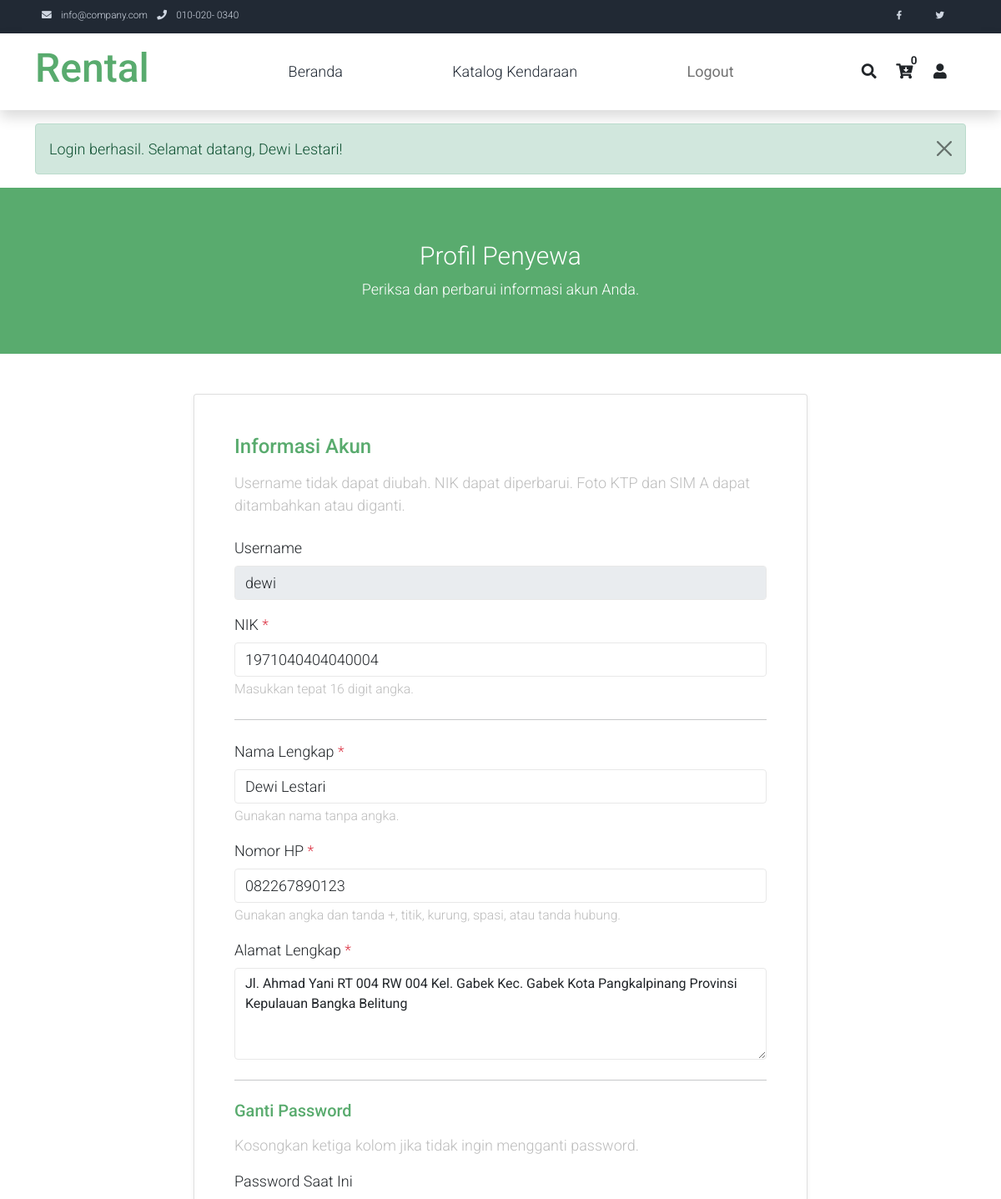
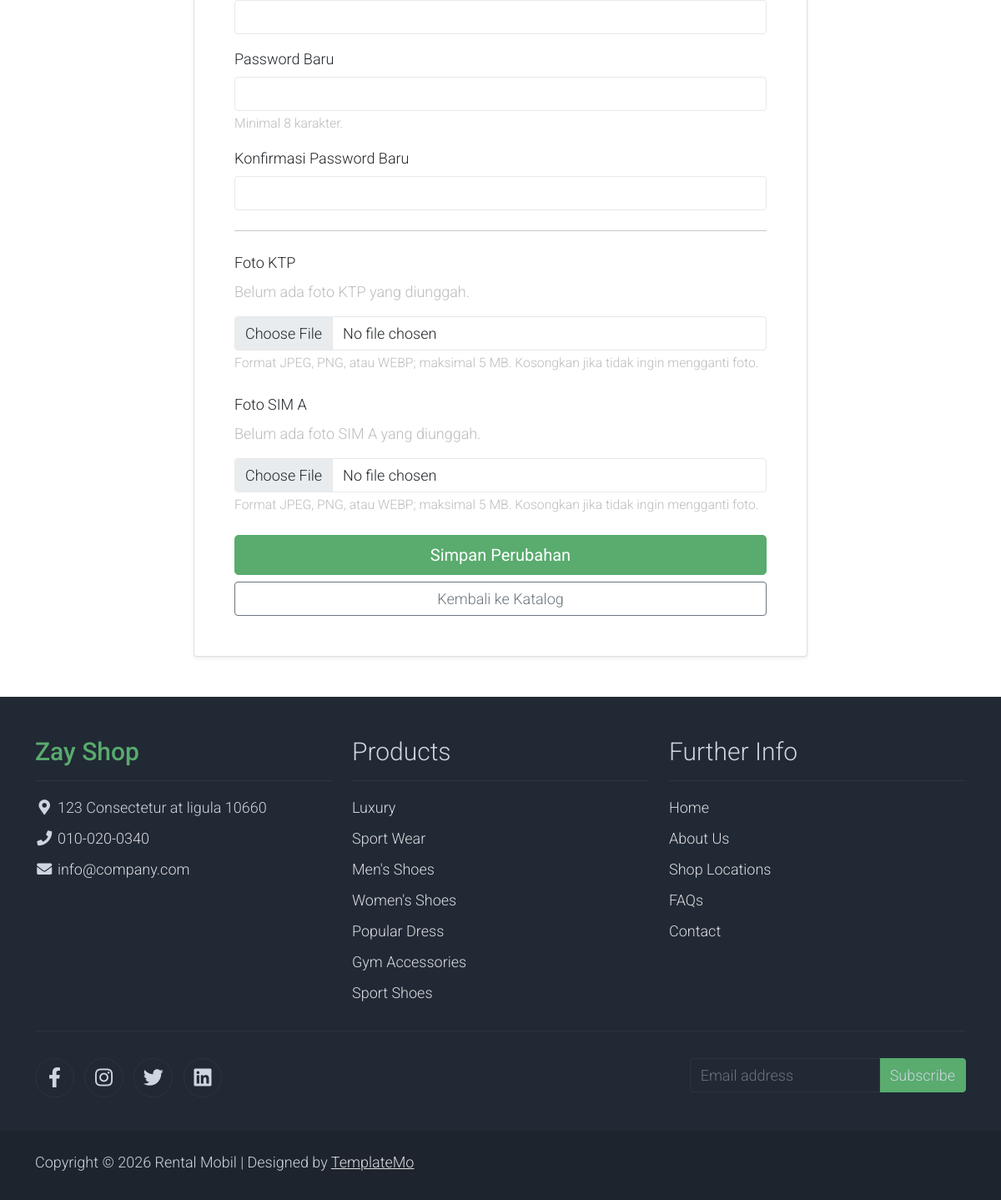
/penyewa/profil (signed in), run on the app's committed database (2 pictures, top to bottom).
### tables this page shows
CREATE TABLE `t_penyewa` (
  `user_plg` varchar(15) NOT NULL,
  `sandi` char(60) NOT NULL,
  `nik` char(16) NOT NULL,
  `nm_lngkp` varchar(100) NOT NULL,
  `no_hp` varchar(15) NOT NULL,
  `almt_lngkp` varchar(300) NOT NULL,
  `ft_ktp` varchar(100) DEFAULT NULL,
  `ft_sim_a` varchar(100) DEFAULT NULL
);

### index.php (called while the page is built, shortened)
<?php
require_once APPPATH . 'config/config.php';
require_once APPPATH . 'helpers/url_helper.php';
require APPPATH . 'config/routes.php';
$uri = $_GET['route'] ?? ($_SERVER['PATH_INFO'] ?? '');
$router = new Router($route);
$router->dispatch($uri);

### application/config/config.php (called while the page is built)
<?php
$config = [];
$config['base_url'] = 'http://localhost/dpwl-2522500002/';
$config['index_page'] = '';

### application/helpers/url_helper.php (called while the page is built, shortened)
<?php
function site_url(string $uri = ''): string
{
    global $config;
    $base = rtrim($config['base_url'], '/');
    $indexPage = trim($config['index_page'], '/');
    $path = $indexPage === '' ? '' : '/' . $indexPage;
    $url = $base . $path;
    return $uri === '' ? $url : $url . '/' . ltrim($uri, '/');
}

### application/models/penyewa_model.php (called while the page is built, shortened)
<?php
class Penyewa_model
{
private mysqli $db;
public function __construct()
{
global $db;
$this->db = $db;
}
public function getProfil(string $userPlg): ?array
{
$sql = "SELECT
user_plg,
nik,
nm_lngkp,
no_hp,
almt_lngkp,
ft_ktp,
ft_sim_a
FROM t_penyewa
WHERE user_plg = ?
LIMIT 1";
$stmt = $this->db->prepare($sql);
$stmt->bind_param('s', $userPlg);
if (!$stmt->execute()) {
$stmt->close();
throw new RuntimeException(
'Pengambilan profil penyewa gagal dijalankan.'
);
}
$result = $stmt->get_result();
$row = $result->fetch_assoc();
return $row ?: null;
}
}

### application/views/penyewa/profil.php (the view, shortened to what this page needs)
<?php
$profil = $profil ?? [];
$old = $old ?? [];
$nik = $old['nik'] ?? $profil['nik'] ?? '';
$nama = $old['nm_lngkp'] ?? $profil['nm_lngkp'] ?? '';
$noHp = $old['no_hp'] ?? $profil['no_hp'] ?? '';
$alamat = $old['almt_lngkp'] ?? $profil['almt_lngkp'] ?? '';
$fotoKtp = $profil['ft_ktp'] ?? null;
$fotoSim = $profil['ft_sim_a'] ?? null;
$folderFoto = 'uploads/penyewa/';
require __DIR__ . '/../katalog/header.php';
require __DIR__ . '/../katalog/navbar.php';
?>
<section class="bg-success py-5">
<div class="container">
<div class="row">
<div class="col-12 text-center">
<h1 class="h2 text-white mt-3">Profil Penyewa</h1>
<p class="text-white">
Periksa dan perbarui informasi akun Anda.
</p>
</div>
</div>
</div>
</section>
<section class="container py-5">
<div class="row">
<div class="col-lg-8 m-auto">
<div class="card shadow-sm">
<div class="card-body p-4 p-lg-5">
<h2 class="h4 text-success mb-3">Informasi Akun</h2>
<p class="text-muted mb-4">
Username tidak dapat diubah. NIK dapat diperbarui.
Foto KTP dan SIM A dapat ditambahkan atau diganti.
</p>
<form
action="<?= $e(site_url('penyewa/profil')) ?>"
method="post"
enctype="multipart/form-data">
<div class="mb-3">
<label for="user_plg" class="form-label">Username</label>
<input
type="text"
class="form-control"
id="user_plg"
value="<?= $e($profil['user_plg'] ?? '') ?>"
readonly>
</div>
<div class="mb-4">
<label for="nik" class="form-label">
NIK <span class="text-danger">*</span>
</label>
<input
type="text"
class="form-control"
id="nik"
name="nik"
maxlength="16"
minlength="16"
pattern="[0-9]{16}"
inputmode="numeric"
value="<?= $e($nik) ?>"
required>
<small class="form-text text-muted">
Masukkan tepat 16 digit angka.
</small>
</div>
<hr class="my-4">
<div class="mb-3">
<label for="nm_lngkp" class="form-label">
Nama Lengkap <span class="text-danger">*</span>
</label>
<input
type="text"
class="form-control"
id="nm_lngkp"
name="nm_lngkp"
maxlength="100"
pattern="[\p{L}\p{M} .'-]+"
value="<?= $e($nama) ?>"
required>
<small class="form-text text-muted">
Gunakan nama tanpa angka.
</small>
</div>
<div class="mb-3">
<label for="no_hp" class="form-label">
Nomor HP <span class="text-danger">*</span>
</label>
<input
type="tel"
class="form-control"
id="no_hp"
name="no_hp"
maxlength="15"
pattern="[0-9+(). -]+"
inputmode="tel"
value="<?= $e($noHp) ?>"
required>
<small class="form-text text-muted">
Gunakan angka dan tanda +, titik, kurung, spasi,
atau tanda hubung.
</small>
</div>
<div class="mb-4">
<label for="almt_lngkp" class="form-label">
Alamat Lengkap <span class="text-danger">*</span>
</label>
<textarea
class="form-control"
id="almt_lngkp"
name="almt_lngkp"
rows="4"
maxlength="300"
required><?= $e($alamat) ?></textarea>
</div>
<hr class="my-4">
<h3 class="h5 text-success mb-3">Ganti Password</h3>
<p class="text-muted">
Kosongkan ketiga kolom jika tidak ingin mengganti password.
</p>
<div class="mb-3">
<label for="password_saat_ini" class="form-label">
Password Saat Ini
</label>
<input
type="password"
class="form-control"
id="password_saat_ini"
name="password_saat_ini"
autocomplete="current-password">
</div>
<div class="mb-3">
<label for="password_baru" class="form-label">
Password Baru
</label>
<input
type="password"
class="form-control"
id="password_baru"
name="password_baru"
minlength="8"
maxlength="72"
autocomplete="new-password">
<small class="form-text text-muted">
Minimal 8 karakter.
</small>
</div>
<div class="mb-4">
<label for="konfirmasi_password" class="form-label">
Konfirmasi Password Baru
</label>
<input
type="password"
class="form-control"
id="konfirmasi_password"
name="konfirmasi_password"
minlength="8"
maxlength="72"
autocomplete="new-password">
</div>
<hr class="my-4">
<div class="mb-4">
<label for="ft_ktp" class="form-label">
Foto KTP
</label>
<?php if (!empty($fotoKtp)): ?>
<div class="mb-3">
<p class="text-muted mb-2">Foto KTP saat ini:</p>
<a
href="<?= $e(base_url($folderFoto . rawurlencode($fotoKtp))) ?>"
target="_blank"
rel="noopener noreferrer">
<img
src="<?= $e(base_url($folderFoto . rawurlencode($fotoKtp))) ?>"
alt="Foto KTP penyewa"
class="img-thumbnail"
style="max-width: 320px; max-height: 220px;">
</a>
</div>
<?php else: ?>
<p class="text-muted">
Belum ada foto KTP yang diunggah.
</p>
<?php endif; ?>
<input
type="file"
class="form-control"
id="ft_ktp"
name="ft_ktp"
accept=".jpg,.jpeg,.png,.webp,image/jpeg,image/png,image/webp">
<small class="form-text text-muted">
Format JPEG, PNG, atau WEBP; maksimal 5 MB.
Kosongkan jika tidak ingin mengganti foto.
</small>
</div>
<div class="mb-4">
<label for="ft_sim_a" class="form-label">
Foto SIM A
</label>
<?php if (!empty($fotoSim)): ?>
<div class="mb-3">
<p class="text-muted mb-2">Foto SIM A saat ini:</p>
<a
href="<?= $e(base_url($folderFoto . rawurlencode($fotoSim))) ?>"
target="_blank"
rel="noopener noreferrer">
<img
src="<?= $e(base_url($folderFoto . rawurlencode($fotoSim))) ?>"
alt="Foto SIM A penyewa"
class="img-thumbnail"
style="max-width: 320px; max-height: 220px;">
</a>
</div>
<?php else: ?>
<p class="text-muted">
Belum ada foto SIM A yang diunggah.
</p>
<?php endif; ?>
<input
type="file"
class="form-control"
id="ft_sim_a"
name="ft_sim_a"
accept=".jpg,.jpeg,.png,.webp,image/jpeg,image/png,image/webp">
<small class="form-text text-muted">
Format JPEG, PNG, atau WEBP; maksimal 5 MB.
Kosongkan jika tidak ingin mengganti foto.
</small>
</div>
<div class="d-grid gap-2">
<button type="submit" class="btn btn-success btn-lg">
Simpan Perubahan
</button>
<a
href="<?= $e(site_url('katalog')) ?>"
class="btn btn-outline-secondary">
Kembali ke Katalog
</a>
</div>
</form>
</div>
</div>
</div>
</div>
</section>
<?php require __DIR__ . '/../katalog/footer.php'; ?>

### data on the page
t_penyewa: user_plg "dewi", nik "1971040404040004", nm_lngkp "Dewi Lestari", no_hp "082267890123", almt_lngkp "Jl. Ahmad Yani RT 004 RW 004 Kel. Gabek Kec. Gabek Kota Pangkalpinang Provinsi Kepulauan Bangka Belitung"

### other printed values
$jumlahKeranjang "0"
$e($flashPenyewaNav) "Login berhasil. Selamat datang, Dewi Lestari!"
